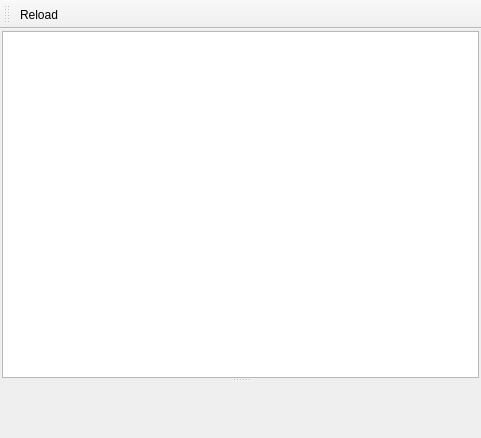
<ui version="4.0" >
 <class>MainWindow</class>
 <widget class="QMainWindow" name="MainWindow" >
  <property name="geometry" >
   <rect>
    <x>0</x>
    <y>0</y>
    <width>481</width>
    <height>438</height>
   </rect>
  </property>
  <property name="windowTitle" >
   <string>hgview filelog</string>
  </property>
  <widget class="QWidget" name="centralwidget" >
   <property name="geometry" >
    <rect>
     <x>0</x>
     <y>33</y>
     <width>481</width>
     <height>405</height>
    </rect>
   </property>
   <layout class="QVBoxLayout" name="verticalLayout" >
    <property name="margin" >
     <number>2</number>
    </property>
    <item>
     <widget class="QSplitter" name="splitter" >
      <property name="orientation" >
       <enum>Qt::Vertical</enum>
      </property>
      <widget class="RevisionsTableView" name="tableView_revisions" >
       <property name="alternatingRowColors" >
        <bool>true</bool>
       </property>
       <property name="selectionMode" >
        <enum>QAbstractItemView::SingleSelection</enum>
       </property>
       <property name="selectionBehavior" >
        <enum>QAbstractItemView::SelectRows</enum>
       </property>
       <property name="showGrid" >
        <bool>false</bool>
       </property>
       <property name="gridStyle" >
        <enum>Qt::NoPen</enum>
       </property>
      </widget>
      <widget class="HgFileView" native="1" name="textView" />
     </widget>
    </item>
   </layout>
  </widget>
  <widget class="QToolBar" name="toolBar_edit" >
   <property name="geometry" >
    <rect>
     <x>0</x>
     <y>0</y>
     <width>481</width>
     <height>33</height>
    </rect>
   </property>
   <property name="windowTitle" >
    <string>toolBar</string>
   </property>
   <attribute name="toolBarArea" >
    <enum>TopToolBarArea</enum>
   </attribute>
   <attribute name="toolBarBreak" >
    <bool>false</bool>
   </attribute>
   <addaction name="actionReload" />
  </widget>
  <action name="actionClose" >
   <property name="text" >
    <string>Close</string>
   </property>
   <property name="shortcut" >
    <string>Ctrl+Q</string>
   </property>
  </action>
  <action name="actionReload" >
   <property name="text" >
    <string>Reload</string>
   </property>
   <property name="shortcut" >
    <string>Ctrl+R</string>
   </property>
  </action>
 </widget>
 <customwidgets>
  <customwidget>
   <class>RevisionsTableView</class>
   <extends>QTableView</extends>
   <header>revisions_table.h</header>
  </customwidget>
  <customwidget>
   <class>HgFileView</class>
   <extends>QWidget</extends>
   <header>hgfileview.h</header>
   <container>1</container>
  </customwidget>
 </customwidgets>
 <resources/>
 <connections/>
</ui>
